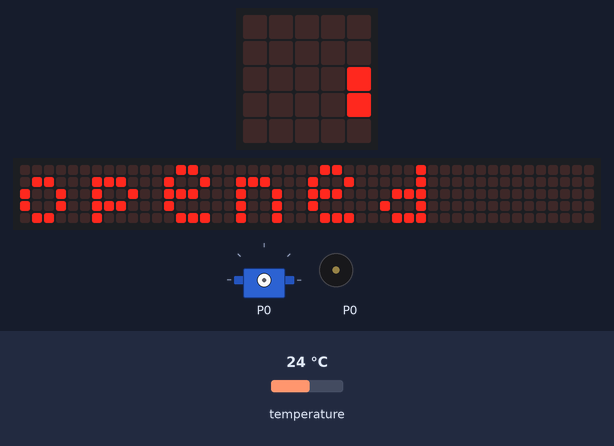
This program was run on a simulated BBC micro:bit (MakeCode). Shown: the board's 5×5 LED display, a strip that is not on the board, showing the scrolling text unrolled, servo, buzzer (waves = sounding). The test bench sets the inputs (shaded band); at power-on: temperature 24 °C. The 48×5 strip is a reading aid, not a part: it shows the text the display is scrolling, unrolled, one strip-width of it at a time.

Above: at 0.22 s.
At 1.57 s:
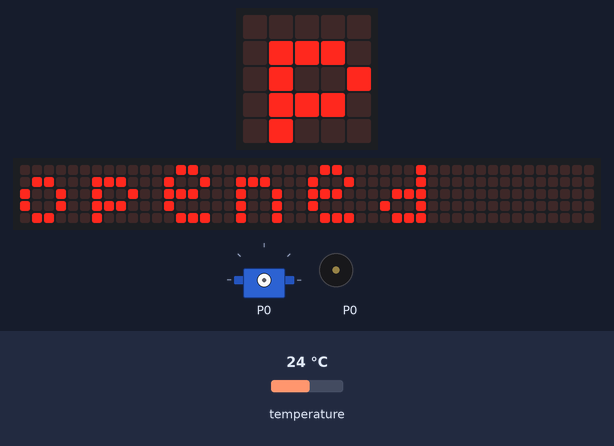
At 3.07 s:
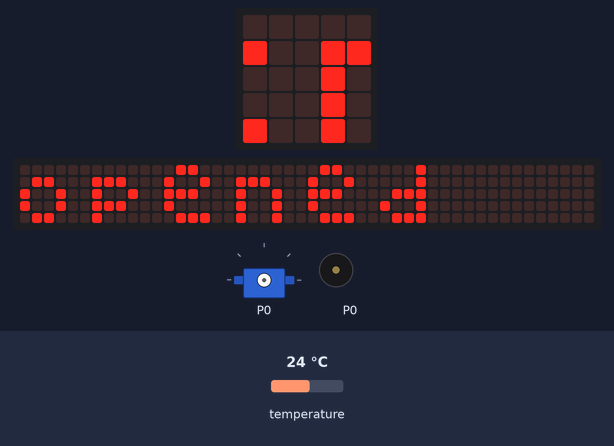
At 6.07 s:
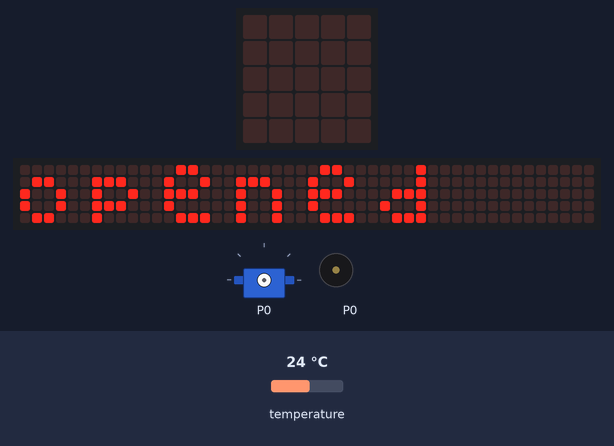
Timing chart, 0 to 9.5 s (numbered marks = the images above):
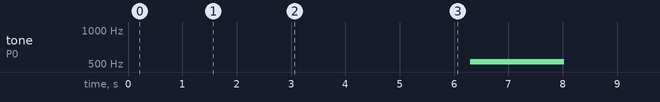

The program:

main.ts
```typescript
let opened = 0
let closed = 0
while (true) {
    if (input.temperature() >= 10) {
        if (opened == 0) {
            basic.showString("opened")
            music.playMelody("C5 C5 C5 C5 C5 C5 C5 C5 ", 280)
            servos.P0.setAngle(90)
            opened += 1
            closed = 0
        }
    } else {
        if (closed == 0) {
            basic.showString("closed")
            music.playMelody("C5 C5 C5 C5 C5 C5 C5 C5 ", 280)
            closed = 1
            opened = 0
        }
    }
}
```

test.ts
```typescript
// 테스트는 여기로 이동합니다; 이 패키지가 확장으로 사용될 때 컴파일되지 않을 것 입니다.
```

Measured:
- by itself, tone on P0: silent → 523 Hz at 6.3 s, → silent 1.7 s later
- what the display in image 3 shows lasts 0.4 s, from 5.9 s to 6.3 s
